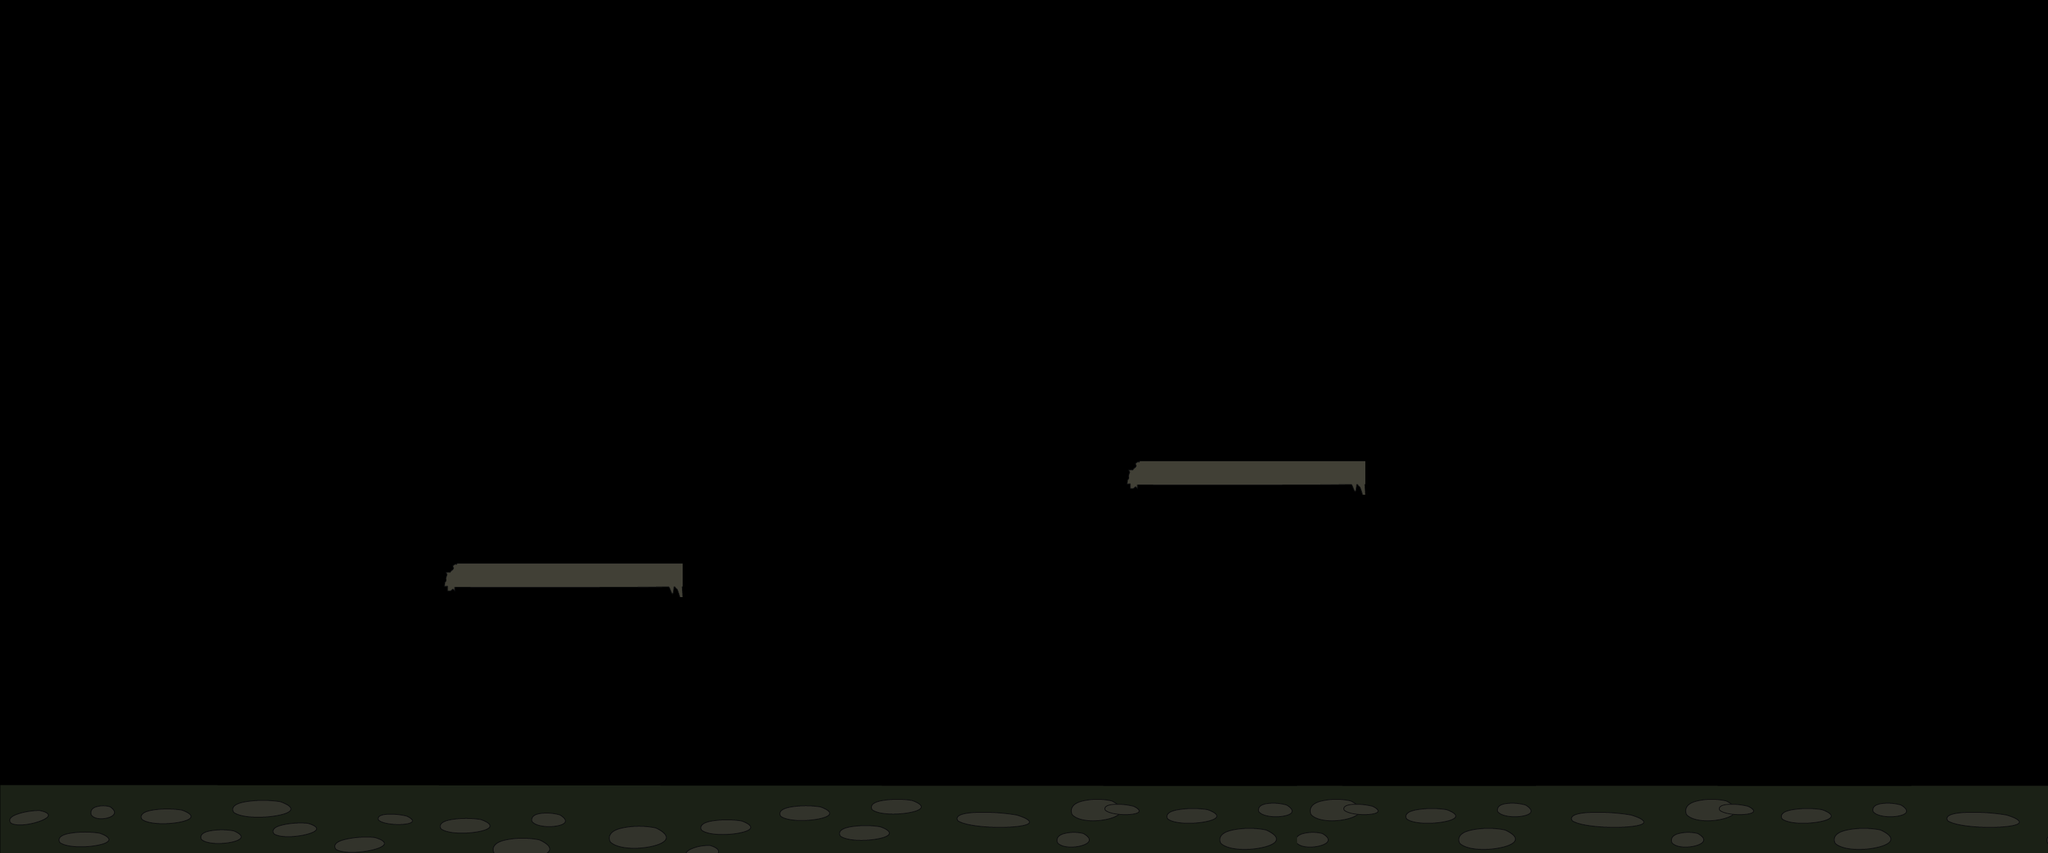

Below is a game level as drawn by its tile map, then a one-line description and the .tmx that defines it (tile-layer data replaced by summaries):
An orthogonal 60x50 tile map with 50x25 px tiles, 1 tile layer (Tile Layer 1), 2 tilesets.

<map version="1.0" orientation="orthogonal" width="60" height="50" tilewidth="50" tileheight="25">
 <tileset firstgid="1" name="platform" tilewidth="50" tileheight="25">
  <image source="platform.png" width="353" height="75" />
 </tileset>
 <tileset firstgid="22" name="ground" tilewidth="50" tileheight="25">
  <image source="ground.png" width="1922" height="122" />
 </tileset>
 <layer name="Tile Layer 1" width="60" height="50">
  <data>[3000 cells, 268 non-empty, 166 distinct tile ids]</data>
 </layer>
</map>
